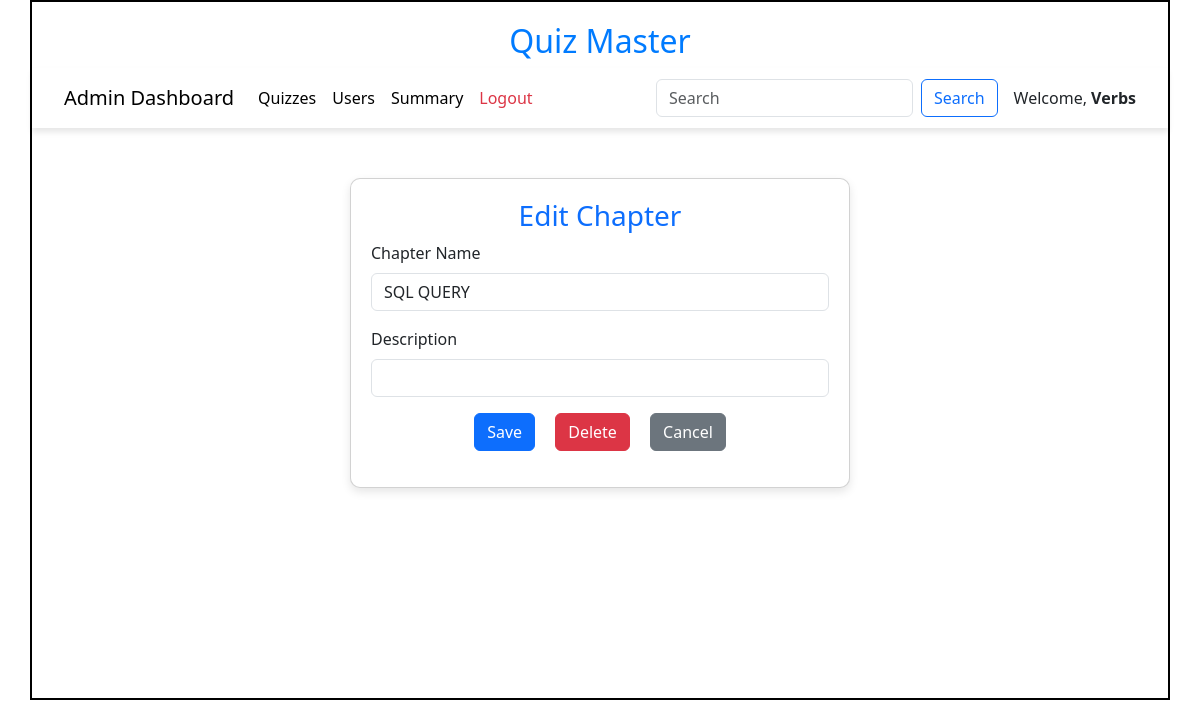
/edit_chapter/3/Verbs, run on an earlier commit of the app's database.
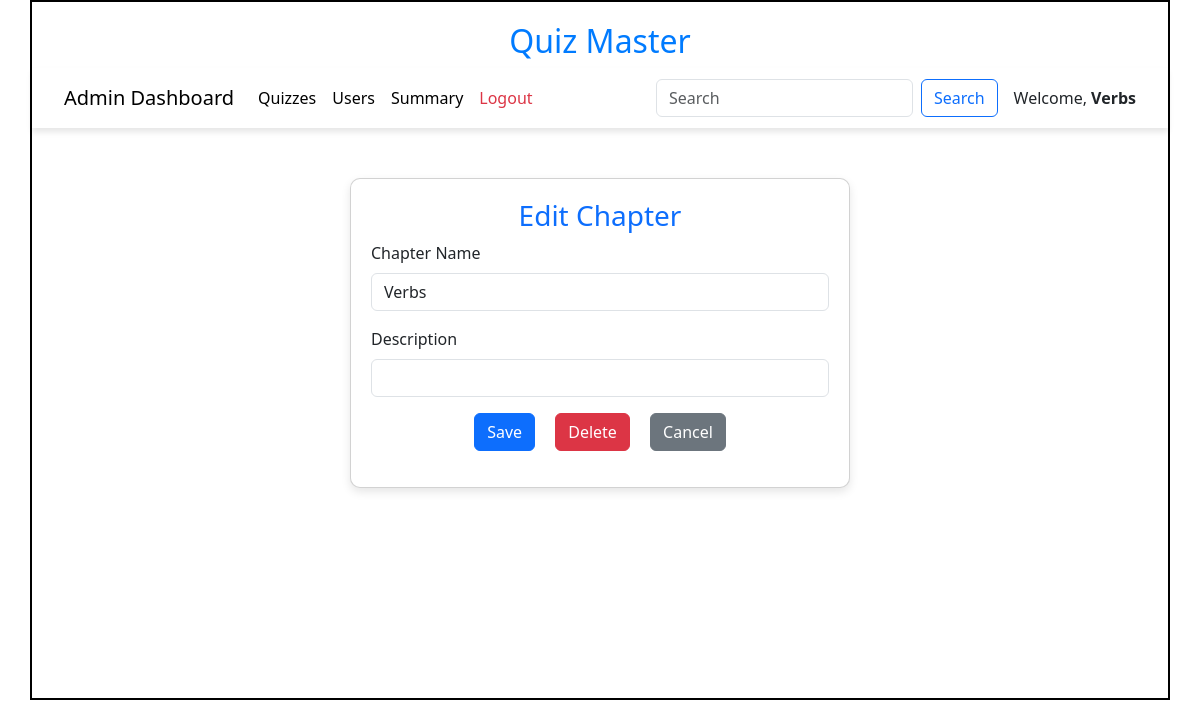
And on a later commit of the database.
### models/models.py (models this page shows)
class Chapter(db.Model):
    id=db.Column(db.Integer,primary_key=True)
    name=db.Column(db.String,unique=True,nullable=False)
    description=db.Column(db.String)
    Subject_id = db.Column(db.Integer,db.ForeignKey("subject.id"),nullable=False)
    quizes = db.relationship("Quiz",cascade="all,delete",backref="chapter",lazy=True)

### controllers/controller.py (the view, shortened to what this page needs)
@app.route("/edit_chapter/<id>/<name>",methods=["GET","POST"])
def edit_chapter(id,name):
    chap = get_chapter(id)
    return render_template("edit_chapter.html",chapter=chap,name=name)

### controllers/controller.py (called while the page is built)
def  get_chapter(id):
    chapter = Chapter.query.filter_by(id=id).first()
    return chapter

### templates/edit_chapter.html (shortened to what this page needs)
<!DOCTYPE html>
<html lang="en">
<head>
    <link href="https://cdn.jsdelivr.net/npm/bootstrap@5.3.3/dist/css/bootstrap.min.css" rel="stylesheet">
    <link rel="stylesheet" href="/static/css/style.css">
</head>
<body>
    <div id="container">
        <h1 id="heading">Quiz Master</h1>
        <nav class="navbar navbar-expand-lg navbar-light bg-white" style="box-shadow: 0px 4px 6px rgba(0, 0, 0, 0.1);
            padding: 10px 20px;">
            <div class="container-fluid">
                <a class="navbar-brand" href="#">Admin Dashboard</a>
                <div class="collapse navbar-collapse" id="navbarNav">
                    <ul class="navbar-nav me-auto">
                        <li class="nav-item">
                            <a class="nav-link active" href="/quiz_dashboard/{{name}}">Quizzes</a>
                        </li>
                        <li class="nav-item">
                            <a class="nav-link active" href="/admin_users/{{name}}">Users</a>
                        </li>
                        <li class="nav-item">
                            <a class="nav-link active" href="/admin_summary/{{name}}">Summary</a>
                        </li>
                        <li class="nav-item">
                            <a class="nav-link text-danger" href="/login">Logout</a>
                        </li>
                    </ul>
                    <form class="d-flex" method="POST" action="/search/{{name}}">
                        <input class="form-control me-2" type="search" placeholder="Search" name="search_txt" id="search_txt">
                        <button class="btn btn-outline-primary" type="submit">Search</button>
                    </form>
                </div>
                <span class="ms-3">Welcome, <strong>{{name}}</strong></span>
            </div>
        </nav>
        {% if chapter %}
        <div id="edit_subject-panel" style="margin: auto;margin-top: 50px; width: 500px;">
            <div class="card">
                <h3 class="text-center text-primary">Edit Chapter</h3>
                <form action="/edit_chapter/{{chapter.id}}/{{name}}" method="POST">
                    <div class="mb-3">
                        <label for="name" class="form-label">Chapter Name</label>
                        <input type="text" class="form-control" id="name" name="name" value="{{chapter.name}}" required>
                    </div>
                    <div class="mb-3">
                        <label for="description" class="form-label">Description</label>
                        <input type="text" class="form-control" id="description" name="description" value="{{chapter.description}}" required>
                    </div>
                    <div class="mb-3 text-center">
                        <button type="submit" class="btn btn-primary mx-2">Save</button>
                        <a href="/delete_chapter/{{chapter.id}}/{{name}}" class="btn btn-danger mx-2">Delete</a>
                        <a href="/admin/{{name}}" class="btn btn-secondary mx-2">Cancel</a>
                    </div>
                </form>
            </div>
        </div>
        {% endif %}
    </div>
</body>
</html>

What changed in the data, as far as the page shows it:
changed Chapter: name (not shown) → "Verbs"; name "SQL QUERY" → "Verbs"
Also different on the page:
{{ name }}: "Verbs" → (not shown)
